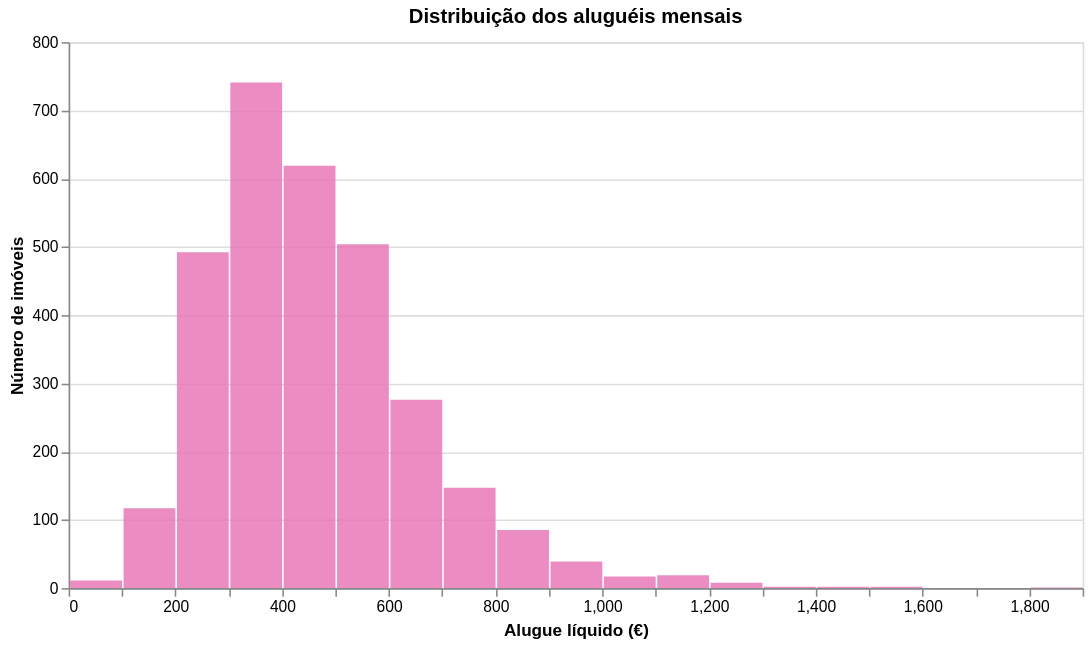

The cell this chart's notebook holds for it:
### Markdown cell above
#### Distribuição de aluguéis

### Code cell
hist_rent = alt.Chart(rent99).mark_bar(
    color="#E879B9",
    opacity=0.85
).encode(
    x=alt.X(
        "rent:Q",
        bin=alt.Bin(maxbins=35),
        title="Alugue líquido (€)"
    ),
    y=alt.Y(
        "count():Q",
        title="Número de imóveis"
    ),
    tooltip=["count():Q"]
).properties(
    title="Distribuição dos aluguéis mensais",
    width=650,
    height=350
)

hist_rent

### Figure 1 — Vega-Lite specification as saved in the notebook (floating-point values rounded to 4 significant figures; data arrays with more than 128 entries replaced by an {"elided": "..."} marker saying what was removed)
{"config": {"view": {"continuousWidth": 300, "continuousHeight": 300}}, "data": {"name": "data-be4e656a5b99171abfe591832a34362e"}, "mark": {"type": "bar", "color": "#E879B9", "opacity": 0.85}, "encoding": {"tooltip": [{"aggregate": "count", "type": "quantitative"}], "x": {"bin": {"maxbins": 35}, "field": "rent", "title": "Alugue líquido (€)", "type": "quantitative"}, "y": {"aggregate": "count", "title": "Número de imóveis", "type": "quantitative"}}, "height": 350, "title": "Distribuição dos aluguéis mensais", "width": 650, "$schema": "https://vega.github.io/schema/vega-lite/v5.20.1.json", "datasets": {"data-be4e656a5b99171abfe591832a34362e": {"elided": "3082 records"}}}
